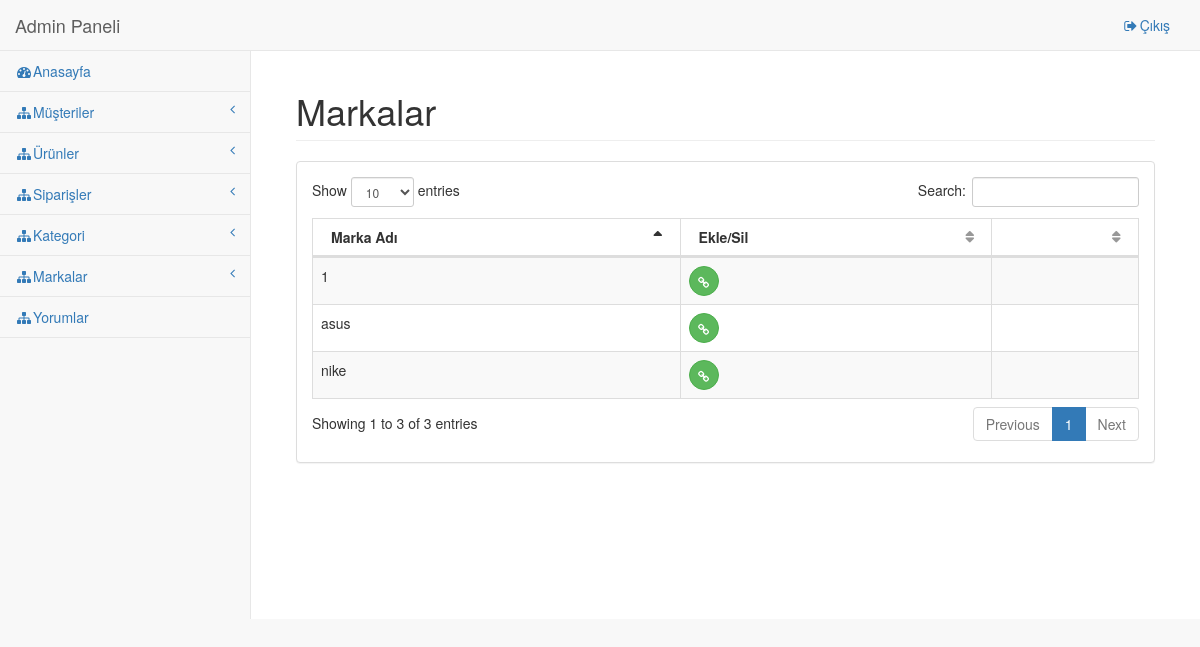
The app's page /adminpanel/page/brand/list, older data.
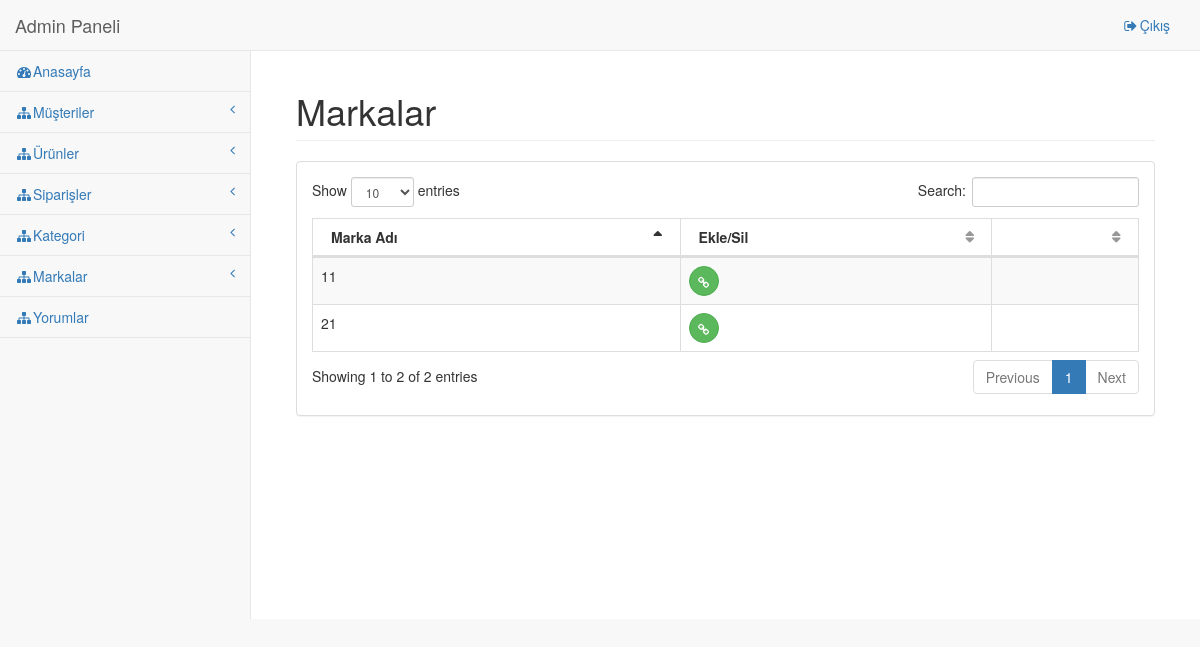
The same page, newer data.
### tables this page shows
CREATE TABLE `brands` (
  `id` int(11) NOT NULL,
  `name` varchar(10) DEFAULT NULL,
  `category_id` int(11) DEFAULT NULL
);

### application/controllers/Adminpanel.php (called while the page is built, shortened)
<?php
class AdminPanel extends CI_Controller {
	function __construct(){
		$this->load->database();
	}
	function page($folder, $file){
		$data['admins'] = $this->db->get('admin')->result();
		$data['customers'] = $this->db->get('users')->result();
		$data['products'] = $this->db->query("select product.id as id,detail,product.name as name, product.price as price, brands.name as brand,categories.name as category from product inner join brands on product.brand_id=brands.id inner join categories on categories.id=product.category_id")->result();
		$data['orders'] = $this->db->query("select users.name, total,orders.state as state from orders inner join users on users.id =orders.user_id")->result();
		$data['categories'] = $this->db->get('categories')->result();
		$data['comments'] = $this->db->get('comments')->result();
		$data['brands'] = $this->db->get('brands')->result();
		$this->load->view('panel/'.$folder.'/'.$file, $data);
	}
}

### index.php (called while the page is built, shortened)
<?php
require_once BASEPATH.'core/CodeIgniter.php';

### application/views/panel/brand/list.php (the view, shortened to what this page needs)
 <link href="<?=site_url('vendor/bootstrap/css/bootstrap.min.css')?>" rel="stylesheet">
    <link href="<?=site_url('vendor/metisMenu/metisMenu.min.css')?>" rel="stylesheet">
    <link href="<?=site_url('vendor/datatables-plugins/dataTables.bootstrap.css')?>" rel="stylesheet">
    <link href="<?=site_url('vendor/datatables-responsive/dataTables.responsive.css')?>" rel="stylesheet">
    <link href="<?=site_url('dist/css/sb-admin-2.css')?>" rel="stylesheet">
  <link href="<?=site_url('vendor/font-awesome/css/font-awesome.min.css')?>" rel="stylesheet" type="text/css">
       <div class="row">
                    <div class="col-lg-12">
                        <h1 class="page-header">Markalar</h1>
                    </div>
                </div>
                <div class="row">
                <div class="col-lg-12">
                    <div class="panel panel-default">
                        <div class="panel-body">
                            <table width="100%" class="table table-striped table-bordered table-hover" id="dataTables-example">
                                <thead>
                                    <tr>
                                        <th>Marka Adı</th>
                                        <th>Ekle/Sil<th>
                                    </tr>
                                </thead>
                                <tbody>
                                    <?php foreach ($brands as $brand):?>
                                    <tr class="gradeX">
                                        <td><?=$brand->name?></td>
                                        <td><button type="button" class="btn btn-success btn-circle"><i class="fa fa-link"></i></button>
                                        <?php if($_SESSION['admin']->level==1):?>
                                        <a onClick="del('brands','brand',<?=$brand->id?>)" class="btn btn-warning btn-circle"><i class="fa fa-times"></i></a>
                                    <?php endif;?><td>
                                    </tr>
                                            <?php endforeach;?>
                                </tbody>
                            </table>
                        </div>
                    </div>
                </div>
            </div>
           </div>
    </body>
</html>

Row changes from the older to the newer data that the page shows:
removed brands: name "asus"
changed brands (number 1 of 2 on the later page): name "nike" → "11"
changed brands (number 2 of 2 on the later page): name "1" → "21"
Text that changed along with them:
text written by a page script: "Show entries Search: Showing 1 to 3 of 3 entries Previous 1 Next" → "Show entries Search: Showing 1 to 2 of 2 entries Previous 1 Next"
